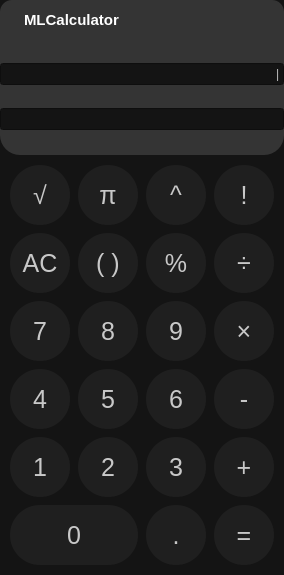
<?xml version="1.0" encoding="UTF-8"?>
<ui version="4.0">
 <class>Form</class>
 <widget class="QWidget" name="Form">
  <property name="enabled">
   <bool>true</bool>
  </property>
  <property name="geometry">
   <rect>
    <x>0</x>
    <y>0</y>
    <width>284</width>
    <height>575</height>
   </rect>
  </property>
  <property name="windowTitle">
   <string>Form</string>
  </property>
  <property name="styleSheet">
   <string notr="true">QWidget {
    background-color: #141414;
	font-family:&quot;Open Sans&quot;;
}

QFrame{
	background-color:#141414;
}

QLabel{ 									/*nazwa*/
	font-size:15px;
	color: #ffffff;
	background:#343434;
	font-weight: bold;
	
}




#close_btn{
	background-color: #343434;
	border:none;
}


#fn_bar_frame{										/*frame z nazwa, ikona*/
	background:#343434;
	border-top-left-radius: 12px;
	border-top-right-radius: 12px;
}

#button_frame{
	border-bottom-left-radius: 12px;
	border-bottom-right-radius: 12px;
	border: none;
}


#button_frame QPushButton {
	background-color: #1f1f1f;
	color:#c8c8c8;
	font-size:25px;
	border-radius: 30px;
	width:60px;
	height:60px;
	padding: 0px;
	

}

#button_frame QPushButton:pressed {
	background-color: #434343;
	border-radius: 12.5px;
	color:#cbcbcb;
	
}

#button_frame QPushButton[class=&quot;group1&quot;] {
	background: #929292;
	color:#010101;
}

#button_frame QPushButton[class=&quot;group1&quot;]:pressed {
	background: #a4a4a4;
	color:#282828;

}

#button_frame QPushButton[class=&quot;group2&quot;] {
	background: #484848;
	color:#e4e4e4;
}

#button_frame QPushButton[class=&quot;group2&quot;]:pressed {
	background:#656565;
	color:#e7e7e7;
}

#button_frame QPushButton[class=&quot;group3&quot;] {
	background: #d3d3d3;
	color:#000000;
}

#button_frame QPushButton[class=&quot;group3&quot;] :pressed{
	background: #dadada;
	color:#2b2b2b;
}

#button_frame QPushButton[class=&quot;group4&quot;] {
	background: #141414;
	color:#c8c8c8;
	font-size:30px;
	height:40px;


}

#button_frame QPushButton[class=&quot;group4&quot;]:pressed {
	background-color: #3a3a3a;
	color:#c8c8c8;
	border-radius: 20px;
	

}

QLineEdit{								/*wynik m.in*/

}

#wynik_frame {
	border: none;
	background-color:#343434;
	border-bottom-left-radius: 20px;
	border-bottom-right-radius: 20px;
}

#wynik_frame QLineEdit[class=&quot;linegroup1&quot;]{
	background-color: #343434;
	color: #e3e3e3;
	border: none;
	height:80px;
	padding: 0px 10px;
	font-size:64px;

}

#wynik_frame QLineEdit[class=&quot;linegroup2&quot;]{
	background-color: #343434;
	color: #c8c8c8;
	border: none;
	height:40px;
	padding: 0px 10px;
	padding-bottom:15px;
	font-size:40px;
	border-bottom-left-radius: 20px;
	border-bottom-right-radius: 20px;

}


</string>
  </property>
  <layout class="QVBoxLayout" name="verticalLayout_2">
   <property name="spacing">
    <number>0</number>
   </property>
   <property name="leftMargin">
    <number>0</number>
   </property>
   <property name="topMargin">
    <number>0</number>
   </property>
   <property name="rightMargin">
    <number>0</number>
   </property>
   <property name="bottomMargin">
    <number>0</number>
   </property>
   <item>
    <widget class="QFrame" name="fn_bar_frame">
     <property name="maximumSize">
      <size>
       <width>16777215</width>
       <height>40</height>
      </size>
     </property>
     <property name="frameShape">
      <enum>QFrame::StyledPanel</enum>
     </property>
     <property name="frameShadow">
      <enum>QFrame::Raised</enum>
     </property>
     <layout class="QHBoxLayout" name="horizontalLayout">
      <property name="spacing">
       <number>5</number>
      </property>
      <property name="leftMargin">
       <number>10</number>
      </property>
      <property name="topMargin">
       <number>10</number>
      </property>
      <property name="rightMargin">
       <number>10</number>
      </property>
      <property name="bottomMargin">
       <number>10</number>
      </property>
      <item>
       <widget class="QLabel" name="calculator_icon">
        <property name="enabled">
         <bool>true</bool>
        </property>
        <property name="maximumSize">
         <size>
          <width>20</width>
          <height>20</height>
         </size>
        </property>
        <property name="frameShape">
         <enum>QFrame::NoFrame</enum>
        </property>
        <property name="frameShadow">
         <enum>QFrame::Plain</enum>
        </property>
        <property name="lineWidth">
         <number>0</number>
        </property>
        <property name="text">
         <string/>
        </property>
        <property name="pixmap">
         <pixmap>calculator.png</pixmap>
        </property>
        <property name="scaledContents">
         <bool>true</bool>
        </property>
       </widget>
      </item>
      <item>
       <widget class="QLabel" name="app_name">
        <property name="text">
         <string>MLCalculator</string>
        </property>
       </widget>
      </item>
      <item>
       <spacer name="horizontalSpacer">
        <property name="orientation">
         <enum>Qt::Horizontal</enum>
        </property>
        <property name="sizeHint" stdset="0">
         <size>
          <width>308</width>
          <height>20</height>
         </size>
        </property>
       </spacer>
      </item>
      <item>
       <widget class="QPushButton" name="close_btn">
        <property name="enabled">
         <bool>true</bool>
        </property>
        <property name="maximumSize">
         <size>
          <width>28</width>
          <height>28</height>
         </size>
        </property>
        <property name="autoFillBackground">
         <bool>false</bool>
        </property>
        <property name="text">
         <string/>
        </property>
        <property name="icon">
         <iconset>
          <normaloff>close3.png</normaloff>close3.png</iconset>
        </property>
        <property name="iconSize">
         <size>
          <width>20</width>
          <height>20</height>
         </size>
        </property>
       </widget>
      </item>
     </layout>
    </widget>
   </item>
   <item>
    <widget class="QFrame" name="wynik_frame">
     <property name="frameShape">
      <enum>QFrame::StyledPanel</enum>
     </property>
     <property name="frameShadow">
      <enum>QFrame::Raised</enum>
     </property>
     <layout class="QVBoxLayout" name="verticalLayout">
      <property name="spacing">
       <number>0</number>
      </property>
      <property name="leftMargin">
       <number>0</number>
      </property>
      <property name="topMargin">
       <number>0</number>
      </property>
      <property name="rightMargin">
       <number>0</number>
      </property>
      <property name="bottomMargin">
       <number>0</number>
      </property>
      <item>
       <widget class="QLineEdit" name="lineEdit">
        <property name="enabled">
         <bool>false</bool>
        </property>
        <property name="text">
         <string>|</string>
        </property>
        <property name="frame">
         <bool>true</bool>
        </property>
        <property name="alignment">
         <set>Qt::AlignRight|Qt::AlignTrailing|Qt::AlignVCenter</set>
        </property>
        <property name="class" stdset="0">
         <string>linegroup1</string>
        </property>
       </widget>
      </item>
      <item>
       <widget class="QLineEdit" name="lineEdit_2">
        <property name="enabled">
         <bool>false</bool>
        </property>
        <property name="text">
         <string/>
        </property>
        <property name="alignment">
         <set>Qt::AlignRight|Qt::AlignTrailing|Qt::AlignVCenter</set>
        </property>
        <property name="class" stdset="0">
         <string>linegroup2</string>
        </property>
       </widget>
      </item>
     </layout>
    </widget>
   </item>
   <item>
    <widget class="QFrame" name="button_frame">
     <property name="maximumSize">
      <size>
       <width>16777215</width>
       <height>16777215</height>
      </size>
     </property>
     <property name="frameShape">
      <enum>QFrame::StyledPanel</enum>
     </property>
     <property name="frameShadow">
      <enum>QFrame::Raised</enum>
     </property>
     <layout class="QGridLayout" name="gridLayout" columnstretch="0,0,0,0">
      <property name="leftMargin">
       <number>10</number>
      </property>
      <property name="topMargin">
       <number>10</number>
      </property>
      <property name="rightMargin">
       <number>10</number>
      </property>
      <property name="bottomMargin">
       <number>10</number>
      </property>
      <property name="spacing">
       <number>8</number>
      </property>
      <item row="4" column="0">
       <widget class="QPushButton" name="one">
        <property name="text">
         <string>1</string>
        </property>
       </widget>
      </item>
      <item row="1" column="2">
       <widget class="QPushButton" name="percentage">
        <property name="text">
         <string>%</string>
        </property>
        <property name="class" stdset="0">
         <string>group2</string>
        </property>
       </widget>
      </item>
      <item row="2" column="3">
       <widget class="QPushButton" name="multiply">
        <property name="text">
         <string>×</string>
        </property>
        <property name="class" stdset="0">
         <string>group2</string>
        </property>
       </widget>
      </item>
      <item row="4" column="3">
       <widget class="QPushButton" name="plus">
        <property name="text">
         <string>+</string>
        </property>
        <property name="class" stdset="0">
         <string>group2</string>
        </property>
       </widget>
      </item>
      <item row="0" column="0">
       <widget class="QPushButton" name="root">
        <property name="text">
         <string>√</string>
        </property>
        <property name="class" stdset="0">
         <string>group4</string>
        </property>
       </widget>
      </item>
      <item row="2" column="2">
       <widget class="QPushButton" name="nine">
        <property name="text">
         <string>9</string>
        </property>
       </widget>
      </item>
      <item row="3" column="3">
       <widget class="QPushButton" name="minus">
        <property name="text">
         <string>-</string>
        </property>
        <property name="class" stdset="0">
         <string>group2</string>
        </property>
       </widget>
      </item>
      <item row="0" column="2">
       <widget class="QPushButton" name="power">
        <property name="text">
         <string>^</string>
        </property>
        <property name="class" stdset="0">
         <string>group4</string>
        </property>
       </widget>
      </item>
      <item row="2" column="1">
       <widget class="QPushButton" name="eight">
        <property name="text">
         <string>8</string>
        </property>
       </widget>
      </item>
      <item row="5" column="3">
       <widget class="QPushButton" name="equal">
        <property name="text">
         <string>=</string>
        </property>
        <property name="class" stdset="0">
         <string>group3</string>
        </property>
       </widget>
      </item>
      <item row="4" column="2">
       <widget class="QPushButton" name="three">
        <property name="text">
         <string>3</string>
        </property>
       </widget>
      </item>
      <item row="5" column="2">
       <widget class="QPushButton" name="dot">
        <property name="text">
         <string>.</string>
        </property>
       </widget>
      </item>
      <item row="3" column="1">
       <widget class="QPushButton" name="five">
        <property name="text">
         <string>5</string>
        </property>
       </widget>
      </item>
      <item row="1" column="1">
       <widget class="QPushButton" name="brackets">
        <property name="text">
         <string>( )</string>
        </property>
        <property name="class" stdset="0">
         <string>group2</string>
        </property>
       </widget>
      </item>
      <item row="3" column="2">
       <widget class="QPushButton" name="six">
        <property name="text">
         <string>6</string>
        </property>
       </widget>
      </item>
      <item row="2" column="0">
       <widget class="QPushButton" name="seven">
        <property name="text">
         <string>7</string>
        </property>
       </widget>
      </item>
      <item row="0" column="3">
       <widget class="QPushButton" name="newton">
        <property name="text">
         <string>!</string>
        </property>
        <property name="class" stdset="0">
         <string>group4</string>
        </property>
       </widget>
      </item>
      <item row="0" column="1">
       <widget class="QPushButton" name="pi">
        <property name="text">
         <string>π</string>
        </property>
        <property name="class" stdset="0">
         <string>group4</string>
        </property>
       </widget>
      </item>
      <item row="1" column="0">
       <widget class="QPushButton" name="ac">
        <property name="text">
         <string>AC</string>
        </property>
        <property name="class" stdset="0">
         <string>group1</string>
        </property>
       </widget>
      </item>
      <item row="3" column="0">
       <widget class="QPushButton" name="four">
        <property name="text">
         <string>4</string>
        </property>
       </widget>
      </item>
      <item row="5" column="0" colspan="2">
       <widget class="QPushButton" name="zero">
        <property name="text">
         <string>0</string>
        </property>
       </widget>
      </item>
      <item row="4" column="1">
       <widget class="QPushButton" name="two">
        <property name="text">
         <string>2</string>
        </property>
       </widget>
      </item>
      <item row="1" column="3">
       <widget class="QPushButton" name="divide">
        <property name="text">
         <string>÷</string>
        </property>
        <property name="class" stdset="0">
         <string>group2</string>
        </property>
       </widget>
      </item>
     </layout>
    </widget>
   </item>
  </layout>
 </widget>
 <resources/>
 <connections/>
</ui>
